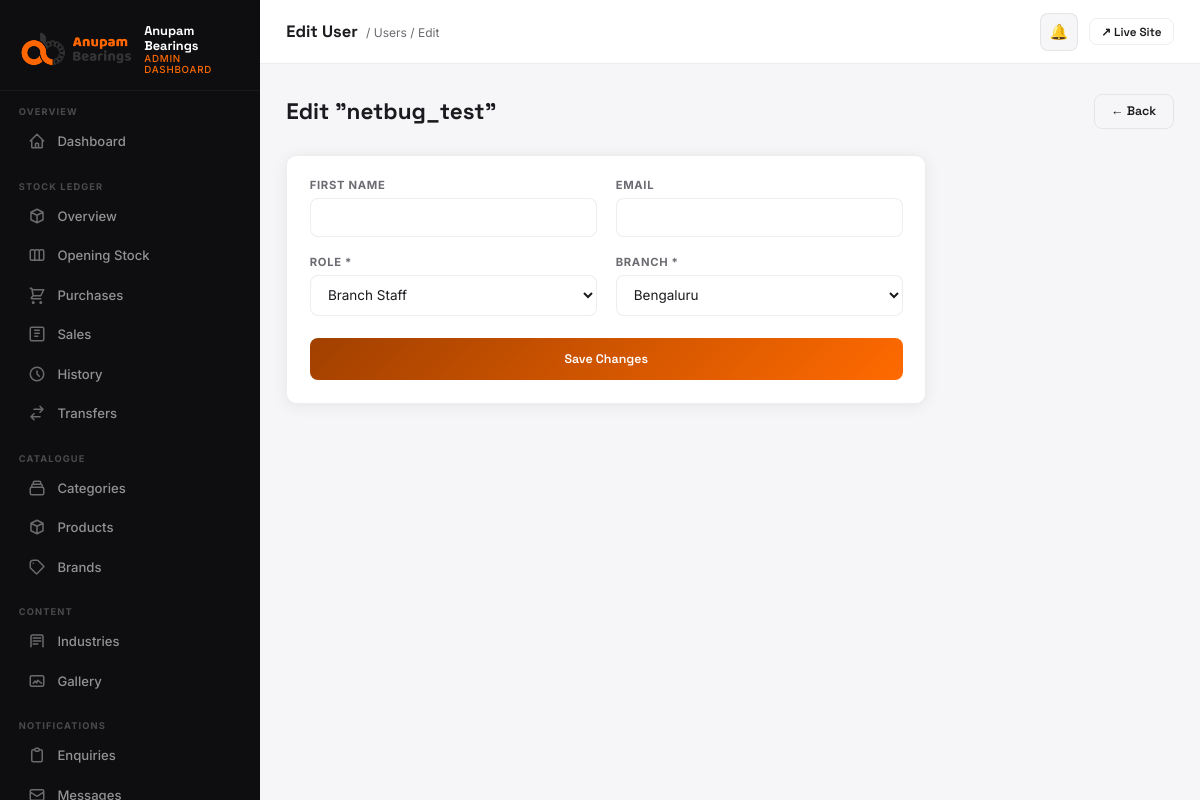
/dashboard/stock/users/33/edit/ (signed in), run on the app's committed database.
### stock_ledger/models.py (models this page shows, shortened)
class UserProfile(models.Model):
    ADMIN = 'ADMIN'
    BRANCH_STAFF = 'BRANCH_STAFF'
    VIEWER = 'VIEWER'
    ROLE_CHOICES = [
        (ADMIN, 'Admin'),
        (BRANCH_STAFF, 'Branch Staff'),
        (VIEWER, 'Viewer'),
    ]
    user = models.OneToOneField(settings.AUTH_USER_MODEL, on_delete=models.CASCADE, related_name='stock_profile')
    role = models.CharField(max_length=20, choices=ROLE_CHOICES, default=ADMIN)
    branch = models.ForeignKey(Branch, on_delete=models.PROTECT, null=True, blank=True, related_name='staff_profiles')
    created_at = models.DateTimeField(auto_now_add=True)
    updated_at = models.DateTimeField(auto_now=True)

class Branch(models.Model):
    name = models.CharField(max_length=120)
    slug = models.SlugField(unique=True)
    code = models.CharField(max_length=20, unique=True)
    address = models.TextField(blank=True)
    is_active = models.BooleanField(default=True)
    created_at = models.DateTimeField(auto_now_add=True)
    class Meta:
        ordering = ['name']

### stock_ledger/views.py (the view, shortened to what this page needs)
# urls.py: path('users/<int:pk>/edit/', views.user_edit, name='user_edit'),
@login_required(login_url='/dashboard/login/')
@staff_required
@role_required(UserProfile.ADMIN)
def user_edit(request, pk):
    profile_obj = get_object_or_404(UserProfile, pk=pk)
    error = None
    return render(request, 'dashboard/stock_user_form.html', {
        'profile_obj': profile_obj,
        'branches': Branch.objects.filter(is_active=True),
        'error': error,
    })

### core/context_processors.py (called while the page is built)
def seo(request):
    return build_seo_context(request)

### core/seo.py (called while the page is built)
def site_url() -> str:
    return getattr(settings, 'SITE_URL', 'https://anupambearings.com').rstrip('/')

def absolute_url(path: str) -> str:
    if not path:
        return site_url()
    parsed = urlsplit(path)
    if parsed.scheme:
        return path
    if path.startswith('/'):
        return f'{site_url()}{path}'
    return f"{site_url()}/{path.lstrip('/')}"

def build_canonical_url(request, *, path: str | None = None) -> str:
    canonical_path = path if path is not None else request.path
    return absolute_url(canonical_path)

def _serialize_schema(schema: dict) -> str:
    return json.dumps(schema, ensure_ascii=False, separators=(',', ':'))

def website_schema() -> dict:
    return {
        '@context': 'https://schema.org',
        '@type': 'WebSite',
        '@id': f'{site_url()}#website',
        'url': site_url(),
        'name': SITE_NAME,
        'alternateName': 'Anupam Bearings India',
        'description': SITE_DESCRIPTION,
        'publisher': {'@id': f'{site_url()}#organization'},
        'potentialAction': {
            '@type': 'SearchAction',
            'target': {
                '@type': 'EntryPoint',
                'urlTemplate': f'{site_url()}/products/?q={{search_term_string}}',
            },
            'query-input': 'required name=search_term_string',
        },
    }

### stock_ledger/context_processors.py (called while the page is built, shortened)
def dashboard_role(request):
    user = getattr(request, 'user', None)
    if not user or not user.is_authenticated or not user.is_staff:
        return {}
    profile = getattr(user, 'stock_profile', None)
    if profile is None:
        return {}
    return {
        'dash_role': profile.role,
        'dash_branch': profile.branch,
    }

def low_stock_alert(request):
    user = getattr(request, 'user', None)
    if not user or not user.is_authenticated or not user.is_staff:
        return {'show_low_stock_modal': False}
    profile = getattr(user, 'stock_profile', None)
    if profile is None or profile.role not in (UserProfile.ADMIN, UserProfile.BRANCH_STAFF):
        return {'show_low_stock_modal': False}
    if request.session.get('low_stock_alert_shown'):
        return {'show_low_stock_modal': False}

### templates/dashboard/stock_user_form.html (shortened to what this page needs)
{% extends "dashboard/base.html" %}
{% block page_title %}{% if profile_obj %}Edit User{% else %}Add User{% endif %}{% endblock %}
{% block breadcrumb %}<span class="topbar-breadcrumb">/ <a href="{% url 'dashboard:stock_ledger:users' %}" style="color:var(--muted);text-decoration:none;">Users</a> / {% if profile_obj %}Edit{% else %}New{% endif %}</span>{% endblock %}
{% block content %}
<div class="page-header">
  <div class="page-header-left">
    <h1>{% if profile_obj %}Edit "{{ profile_obj.user.username }}"{% else %}Add New User{% endif %}</h1>
  </div>
  <a href="{% url 'dashboard:stock_ledger:users' %}" class="btn btn-ghost">← Back</a>
</div>
<form method="POST" style="max-width:640px;">
  <div class="card card-pad">
    <div class="form-grid">
      <div class="form-row">
        <div class="form-group">
          <label>First Name</label>
          <input class="form-input" type="text" name="first_name" value="{{ profile_obj.user.first_name|default:'' }}"/>
        </div>
        <div class="form-group">
          <label>Email</label>
          <input class="form-input" type="email" name="email" value="{{ profile_obj.user.email|default:'' }}"/>
        </div>
      </div>
      <div class="form-row">
        <div class="form-group">
          <label>Role *</label>
          <select class="form-input" name="role" id="role-select" required onchange="syncBranchField()">
            <option value="BRANCH_STAFF" {% if profile_obj.role == 'BRANCH_STAFF' %}selected{% endif %}>Branch Staff</option>
          </select>
        </div>
        <div class="form-group" id="branch-field">
          <label>Branch *</label>
          <select class="form-input" name="branch">
            {% for b in branches %}<option value="{{ b.pk }}" {% if profile_obj.branch_id == b.pk %}selected{% endif %}>{{ b.name }}</option>{% endfor %}
          </select>
        </div>
      </div>
    </div>
    <button type="submit" class="btn btn-primary" style="width:100%;justify-content:center;padding:0.875rem;margin-top:1.5rem;">
      {% if profile_obj %}Save Changes{% else %}Add User{% endif %}
    </button>
  </div>
</form>
{% endblock %}

### templates/dashboard/base.html (style rules this page uses)
*, *::before, *::after { box-sizing: border-box; margin: 0; padding: 0; }
:root { --orange: #ff6a00; --orange-dk: #a14000; --surface: #f6f5f7; --card: #ffffff; --sidebar-bg: #0e0e11; --sidebar-w: 260px; --on: #1b1b1f; --muted: #6b6b72; --border: rgba(0,0,0,0.07); --grad: linear-gradient(135deg,#a14000 0%,#ff6a00 100%); --radius: 10px; --shadow: 0 2px 16px rgba(0,0,0,0.07); --shadow-lg: 0 8px 40px rgba(0,0,0,0.12); --font-d: 'Space Grotesk', sans-serif; --font-b: 'Inter', sans-serif; }
html { font-size: 15px; -webkit-font-smoothing: antialiased; }
body { font-family: var(--font-b); background: var(--surface); color: var(--on); display: flex; min-height: 100vh; overflow-x: hidden; }
.topbar-breadcrumb { font-size: 0.8rem; color: var(--muted); margin-left: 4px; }
.page-header { display: flex; align-items: center; justify-content: space-between; margin-bottom: 1.75rem; gap: 1rem; flex-wrap: wrap; }
.page-header-left h1 { font-family: var(--font-d); font-size: 1.5rem; font-weight: 700; }
.card { background: var(--card); border-radius: var(--radius); border: 1px solid var(--border); box-shadow: var(--shadow); }
.card-pad { padding: 1.5rem; }
.btn { display: inline-flex; align-items: center; gap: 0.4rem; padding: 0.55rem 1.1rem; border-radius: 8px; font-family: var(--font-d); font-size: 0.83rem; font-weight: 600; cursor: pointer; border: none; text-decoration: none; transition: all 0.18s; }
.btn-primary { background: var(--grad); color: #fff; }
.btn-ghost { background: transparent; color: var(--on); border: 1px solid var(--border); }
.form-grid { display: grid; gap: 1.25rem; }
.form-row { display: grid; grid-template-columns: 1fr 1fr; gap: 1.25rem; }
.form-group label { display: block; font-size: 0.75rem; font-weight: 700; letter-spacing: 0.06em; text-transform: uppercase; color: var(--muted); margin-bottom: 0.35rem; }
.form-input { width: 100%; padding: 0.7rem 0.875rem; border: 1px solid var(--border); border-radius: 8px; font-family: var(--font-b); font-size: 0.9rem; color: var(--on); background: var(--card); outline: none; transition: border-color 0.18s, box-shadow 0.18s; }
select.form-input { cursor: pointer; }

### data on the page
UserProfile: user.username "netbug_test", role "Branch Staff", branch "Bengaluru"
